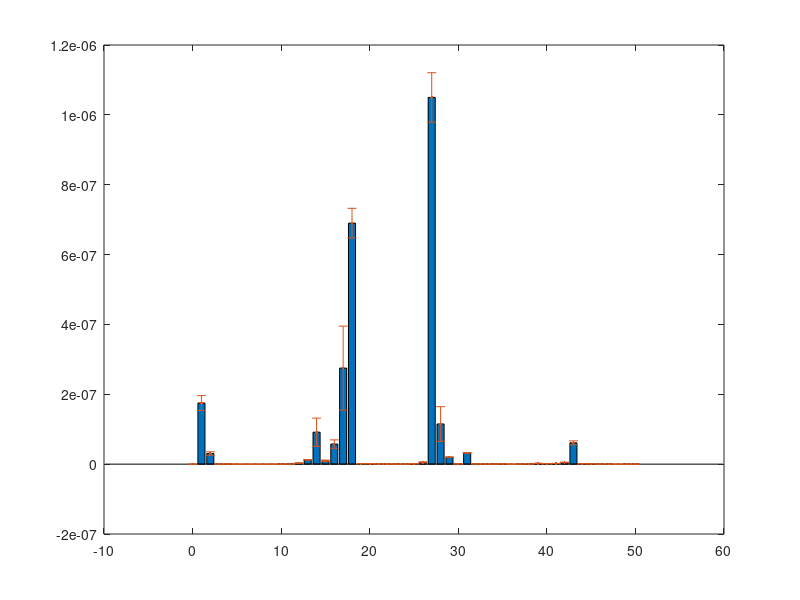

Here is the MATLAB script that generated this plot: (Note: this script raises an error after producing the figure.)
clear;
close all;

load('N2ProcessChamber.mat');
load('vacuumBackground.mat');
A = [PTorr1'; PTorr2'];
dev = std(A);

pTorr = (PTorr1 + PTorr2) ./ 2 ;

fig = figure(1);

% fig.Resize = 'off';
% fig.PaperUnits = 'inches';
% fig.Units = 'inches';
% fig.PaperPositionMode = 'manual';
% fig.PaperPosition = [0, 0, 10, 5];
% fig.PaperSize = [10, 10];
% fig.Position = [0.1, 0.1, 9.9, 8.9];

%fig.Color = [25, 25, 25]/255;
%fig.InvertHardcopy = 'off';

b = bar(Mass1,pTorr);
hold on
e = errorbar(Mass1, pTorr, dev, '.'); 
e.LineWidth = 2;

ax = gca;
ax.FontName = 'LaTeX';
ax.TickLabelInterpreter = 'LaTeX';
ax.FontSize = 18;
ax.XColor = 'k';
ax.YColor = 'k';

ax.YLabel.String = ('Partial Pressure(Torr)');
ax.YLabel.FontSize = 16;
ax.YLabel.FontWeight = 'bold';
ax.YLabel.Color = 'k';

ax.XLabel.String = ('Atomic Mass (amu)');
ax.XLabel.FontSize = 16;
ax.XLabel.FontWeight = 'bold';
ax.XLabel.Color = 'k';

ax.Box = 'off';
ax.LineWidth = 1.5;
%ax.Color = [25, 25, 25]/255;
ax.YGrid = 'on';
ax.XLim = [0 50];
ax.YLim = [0 12e-7];
ax.XTick = 0:5:50;
ax.XMinorTick = 'on';
ax.YMinorTick = 'on';

t = title('Relative Partial Pressure Vs Atomic Mass of Gas Species in the Process Chamber with constant $N_{2}$ Flow');
t.Color = 'k';
t.Interpreter = 'LaTeX';
t.FontSize = 24;

%%%%%%%%%%%%%%%%%%%%%%%%%%%%%%%%%%%%%%%%%%%%%%%%%%%%%%%%%%%%%%%%%%%%%%%%%%%%%%%%%%%%%%%%%%%%%%%%%%%%%%%%%%%%%%%%%%%%%%%%%%%%%%%%%%%%%%%%%%%%%%%%%%%%%%%%%%%%%%%%%%%%%
%%%%%%%%%%%%%%%%%%%%%%%%%%%%%%%%%%%%%%%%%%%%%%%%%%%%%%%%%%%%%%%%%%%%%%%%%%%%%%%%%%%%%%%%%%%%%%%%%%%%%%%%%%%%%%%%%%%%%%%%%%%%%%%%%%%%%%%%%%%%%%%%%%%%%%%%%%%%%%%%%%%%%
%%%%%%%%%%%%%%%%%%%%%%%%%%%%%%%%%%%%%%%%%%%%%%%%%%%%%%%%%%%%%%%%%%%%%%%%%%%%%%%%%%%%%%%%%%%%%%%%%%%%%%%%%%%%%%%%%%%%%%%%%%%%%%%%%%%%%%%%%%%%%%%%%%%%%%%%%%%%%%%%%%%%%

backgroundAdjusted = pTorr - vacuumBackground;
fig = figure(2);

% fig.Resize = 'off';
% fig.PaperUnits = 'inches';
% fig.Units = 'inches';
% fig.PaperPositionMode = 'manual';
% fig.PaperPosition = [0, 0, 10, 5];
% fig.PaperSize = [10, 10];
% fig.Position = [0.1, 0.1, 9.9, 8.9];

%fig.Color = [25, 25, 25]/255;
%fig.InvertHardcopy = 'off';

b = bar(Mass1,backgroundAdjusted);
hold on
e = errorbar(Mass1, backgroundAdjusted, dev, '.'); 
e.LineWidth = 2;

ax = gca;
ax.FontName = 'LaTeX';
ax.TickLabelInterpreter = 'LaTeX';
ax.FontSize = 18;
ax.XColor = 'k';
ax.YColor = 'k';

ax.YLabel.String = ('Partial Pressure(Torr)');
ax.YLabel.FontSize = 16;
ax.YLabel.FontWeight = 'bold';
ax.YLabel.Color = 'k';

ax.XLabel.String = ('Atomic Mass (amu)');
ax.XLabel.FontSize = 16;
ax.XLabel.FontWeight = 'bold';
ax.XLabel.Color = 'k';

ax.Box = 'off';
ax.LineWidth = 1.5;
%ax.Color = [25, 25, 25]/255;
ax.YGrid = 'on';
ax.XLim = [0 50];
ax.XTick = 0:5:50;
ax.XMinorTick = 'on';
ax.YLim = [0 11e-7];
ax.YMinorTick = 'on';

t = title('Relative PP Vs AM in the Process Chamber with constant $N_{2}$ Flow, Background Subtracted');
t.Color = 'k';
t.Interpreter = 'LaTeX';
t.FontSize = 24;

